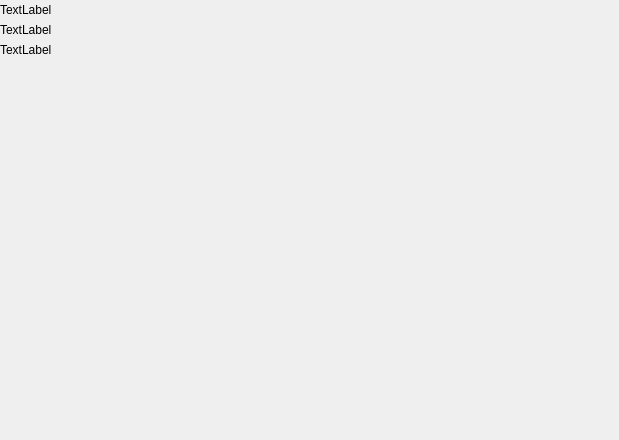
<?xml version="1.0" encoding="UTF-8"?>
<ui version="4.0">
 <class>Form</class>
 <widget class="QWidget" name="Form">
  <property name="geometry">
   <rect>
    <x>0</x>
    <y>0</y>
    <width>619</width>
    <height>440</height>
   </rect>
  </property>
  <property name="windowTitle">
   <string>Form</string>
  </property>
  <layout class="QVBoxLayout" name="verticalLayout">
   <property name="leftMargin">
    <number>0</number>
   </property>
   <property name="topMargin">
    <number>3</number>
   </property>
   <property name="rightMargin">
    <number>0</number>
   </property>
   <property name="bottomMargin">
    <number>0</number>
   </property>
   <item>
    <widget class="QLabel" name="label_1">
     <property name="text">
      <string>TextLabel</string>
     </property>
    </widget>
   </item>
   <item>
    <widget class="QLabel" name="label_2">
     <property name="text">
      <string>TextLabel</string>
     </property>
    </widget>
   </item>
   <item>
    <widget class="QLabel" name="label_3">
     <property name="text">
      <string>TextLabel</string>
     </property>
    </widget>
   </item>
   <item>
    <widget class="XedaPCBViewer" name="ogl_view" native="true">
     <property name="sizePolicy">
      <sizepolicy hsizetype="Expanding" vsizetype="Expanding">
       <horstretch>0</horstretch>
       <verstretch>0</verstretch>
      </sizepolicy>
     </property>
    </widget>
   </item>
  </layout>
 </widget>
 <customwidgets>
  <customwidget>
   <class>XedaPCBViewer</class>
   <extends>QWidget</extends>
   <header>xedaviewer</header>
   <container>1</container>
  </customwidget>
 </customwidgets>
 <resources/>
 <connections/>
</ui>
